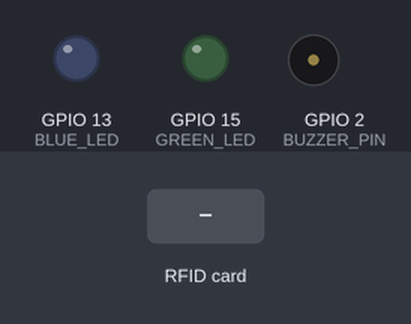
Simulated run of this sketch. Board: ESP32. Parts: output pins drawn as LEDs (lit = HIGH), buzzer (waves = sounding). The test bench sets the inputs (shaded band). WiFi joins after 1.5 s; servers stay silent unless stated; uploads are accepted with an empty reply; what the sketch prints to the serial monitor is not drawn.

Above: at 1.1 s.
At 3.7 s:
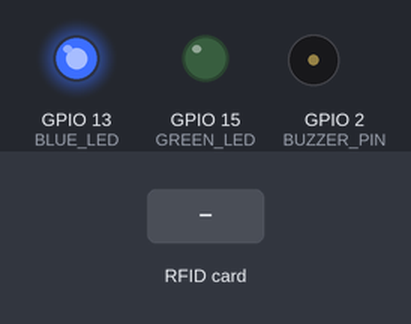
3.8 s: RFID card 5E 7A 19 C4 held to the reader
At 3.95 s:
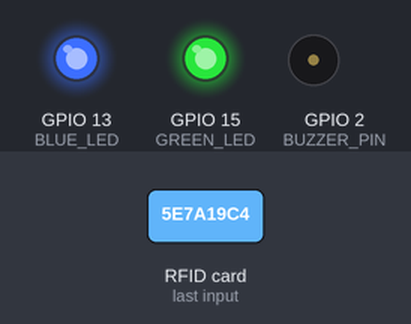
Timing chart, 0 to 6.8 s (numbered marks = the images above; inputs shaded):
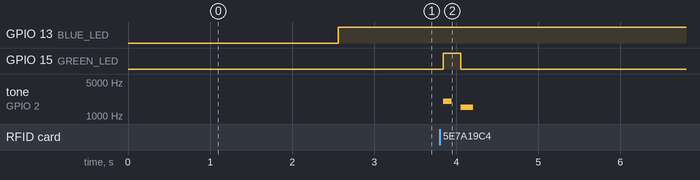

Measured:
- after the input at 3.8 s, GPIO 15 (GREEN_LED): LOW → HIGH at once, → LOW 0.21 s later; tone on GPIO 2 (BUZZER_PIN): silent → 2000 Hz at once, → silent 0.10 s later, → 1500 Hz 0.11 s later, → silent 0.15 s later

The sketch:

warehouse_esp32_scanner.ino
```cpp
/*
  =============================================================================
  PROJECT: Smart Warehouse Inventory System (ESP32 IoT Node)
  STUDENT: Second Year B.E. / B.Tech Computer Science & Engineering
  COURSE: Full-Stack Web Development & Intelligent Systems (Units 1 - 5)
  =============================================================================
  HARDWARE PIN CONNECTIONS (ESP32 NodeMCU):
  - RC522 RFID Reader (SPI Protocol):
      SDA (SS)  -> GPIO 5
      SCK       -> GPIO 18
      MOSI      -> GPIO 23
      MISO      -> GPIO 19
      RST       -> GPIO 22
      3.3V      -> 3V3 Pin
      GND       -> GND
  - DHT11 Temperature & Humidity Sensor:
      DATA      -> GPIO 4
      VCC       -> 3V3 Pin
      GND       -> GND
  - Status Indicators:
      BUZZER    -> GPIO 2 (Active High)
      GREEN LED -> GPIO 15 (Stock In / Scan Success)
      BLUE LED  -> GPIO 13 (WiFi Status)
  =============================================================================
*/

#include <WiFi.h>
#include <HTTPClient.h>
#include <SPI.h>
#include <MFRC522.h>
#include <DHT.h>

// 1. WiFi Network Credentials
const char* WIFI_SSID     = "Your_College_Or_Home_WiFi";
const char* WIFI_PASSWORD = "Your_WiFi_Password";

// 2. Node.js Express Backend URL
// Replace with your laptop IP if running locally (e.g., http://192.168.1.100:3000)
const char* SERVER_BASE_URL = "http://192.168.1.100:3000";

// 3. Pin Definitions
#define SS_PIN    5
#define RST_PIN   22
#define DHT_PIN   4
#define DHT_TYPE  DHT11
#define BUZZER_PIN 2
#define GREEN_LED  15
#define BLUE_LED   13

MFRC522 rfid(SS_PIN, RST_PIN);
DHT dht(DHT_PIN, DHT_TYPE);

unsigned long lastTelemetryTime = 0;
const unsigned long TELEMETRY_INTERVAL = 30000; // Send telemetry every 30 seconds

void setup() {
  Serial.begin(115200);
  delay(1000);
  Serial.println("\n--- Initializing Smart Warehouse ESP32 Node ---");

  // Configure output pins
  pinMode(BUZZER_PIN, OUTPUT);
  pinMode(GREEN_LED, OUTPUT);
  pinMode(BLUE_LED, OUTPUT);
  digitalWrite(BUZZER_PIN, LOW);
  digitalWrite(GREEN_LED, LOW);
  digitalWrite(BLUE_LED, LOW);

  // Initialize SPI bus and RC522 RFID reader
  SPI.begin();
  rfid.PCD_Init();
  Serial.println("[OK] RC522 RFID Reader Ready (Waiting for tags...)");

  // Initialize DHT11 sensor
  dht.begin();
  Serial.println("[OK] DHT11 Environmental Sensor Ready");

  // Connect to WiFi
  connectToWiFi();
}

void loop() {
  // Keep WiFi alive
  if (WiFi.status() != WL_CONNECTED) {
    digitalWrite(BLUE_LED, LOW);
    connectToWiFi();
  } else {
    digitalWrite(BLUE_LED, HIGH);
  }

  // 1. Check for RFID Tag arrival
  if (rfid.PICC_IsNewCardPresent() && rfid.PICC_ReadCardSerial()) {
    String tagUID = "";
    for (byte i = 0; i < rfid.uid.size; i++) {
      tagUID += String(rfid.uid.uidByte[i] < 0x10 ? "0" : "");
      tagUID += String(rfid.uid.uidByte[i], HEX);
    }
    tagUID.toUpperCase();
    Serial.println("\n[RFID DETECTED] Tag UID: " + tagUID);

    // Visual & Sound Feedback
    digitalWrite(GREEN_LED, HIGH);
    tone(BUZZER_PIN, 2000, 100);

    // Send HTTP POST to Express REST API
    sendScanToBackend(tagUID, "IN", 1);

    // Halt RFID card to avoid multiple triggers on single tap
    rfid.PICC_HaltA();
    rfid.PCD_StopCrypto1();
    digitalWrite(GREEN_LED, LOW);
  }

  // 2. Periodic Environmental Telemetry
  if (millis() - lastTelemetryTime >= TELEMETRY_INTERVAL) {
    lastTelemetryTime = millis();
    sendEnvironmentalTelemetry();
  }

  delay(50);
}

// Function to connect to WiFi network
void connectToWiFi() {
  Serial.print("Connecting to WiFi: ");
  Serial.println(WIFI_SSID);
  WiFi.begin(WIFI_SSID, WIFI_PASSWORD);

  int attempts = 0;
  while (WiFi.status() != WL_CONNECTED && attempts < 20) {
    delay(500);
    Serial.print(".");
    attempts++;
  }

  if (WiFi.status() == WL_CONNECTED) {
    Serial.println("\n[SUCCESS] Connected to WiFi!");
    Serial.print("ESP32 IP Address: ");
    Serial.println(WiFi.localIP());
  } else {
    Serial.println("\n[WARNING] WiFi connection timeout. Will retry...");
  }
}

// Function to send RFID Scan to Node.js Express server
void sendScanToBackend(String tagUID, String action, int qty) {
  if (WiFi.status() != WL_CONNECTED) {
    Serial.println("[ERROR] WiFi not connected. Cannot send scan.");
    return;
  }

  HTTPClient http;
  String url = String(SERVER_BASE_URL) + "/api/esp32/scan";
  http.begin(url);
  http.addHeader("Content-Type", "application/json");

  // Construct JSON body
  String jsonPayload = "{\"rfidTag\":\"" + tagUID + "\","
                       "\"scannerId\":\"ESP32-GATE-NODE-01\","
                       "\"warehouseCode\":\"WH-CENTRAL\","
                       "\"action\":\"" + action + "\","
                       "\"quantity\":" + String(qty) + "}";

  Serial.println("[HTTP POST] Sending payload to: " + url);
  Serial.println("Payload: " + jsonPayload);

  int httpResponseCode = http.POST(jsonPayload);

  if (httpResponseCode > 0) {
    String response = http.getString();
    Serial.print("[HTTP RESPONSE code: " + String(httpResponseCode) + "] ");
    Serial.println(response);

    if (httpResponseCode == 200) {
      // Success single beep
      tone(BUZZER_PIN, 1500, 150);
    } else {
      // Error double beep
      tone(BUZZER_PIN, 800, 200);
      delay(150);
      tone(BUZZER_PIN, 800, 200);
    }
  } else {
    Serial.print("[HTTP ERROR] Failed with error code: ");
    Serial.println(httpResponseCode);
  }

  http.end();
}

// Function to read DHT11 and send climate telemetry
void sendEnvironmentalTelemetry() {
  if (WiFi.status() != WL_CONNECTED) return;

  float temperature = dht.readTemperature();
  float humidity    = dht.readHumidity();

  // If reading fails, provide fallback values
  if (isnan(temperature) || isnan(humidity)) {
    temperature = 23.5;
    humidity = 48.0;
  }

  HTTPClient http;
  String url = String(SERVER_BASE_URL) + "/api/esp32/telemetry";
  http.begin(url);
  http.addHeader("Content-Type", "application/json");

  String jsonPayload = "{\"deviceId\":\"ESP32-CLIMATE-01\","
                       "\"warehouseCode\":\"WH-COLD\","
                       "\"temperature\":" + String(temperature, 1) + ","
                       "\"humidity\":" + String(humidity, 1) + ","
                       "\"batteryVoltage\":3.7}";

  int httpCode = http.POST(jsonPayload);
  Serial.println("[TELEMETRY] Sent Temp=" + String(temperature) + "C, Hum=" + String(humidity) + "%, Code=" + String(httpCode));
  http.end();
}
```
